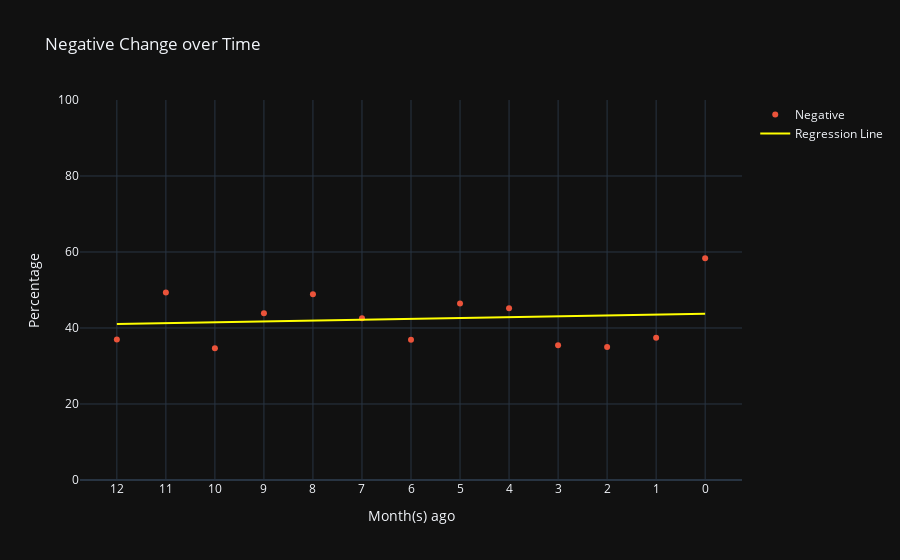

Notebook cell for this chart:
### Markdown cell above
# Subgraph

### Code cell
y_values = df_groupby_date_label['NEGATIVE']/df_groupby_date_label['TOTAL']*100

x_numeric = np.arange(len(df_groupby_date_label.index)).reshape(-1, 1)

model = LinearRegression()
model.fit(x_numeric, y_values)
line = model.predict(x_numeric)

hover_text = ['Y: {:.2f}%<br>Percent Change with previous month: {:.2f}%<br>Absolute Change with previous month: {:.2f}%'.format(y_values[i], (y_values[i]-y_values[i-1])/y_values[i-1]*100, y_values[i]-y_values[i-1]) if y_values[i]-y_values[i-1] <= 0 else 'Y: {:.2f}%<br>Percent Change with previous month: +{:.2f}%<br>Absolute Change with previous month: +{:.2f}%'.format(y_values[i], (y_values[i]-y_values[i-1])/y_values[i-1]*100, y_values[i]-y_values[i-1]) for i in range(1, len(y_values))]
hover_text.insert(0, 'Y: '+"{:.2f}".format(y_values[0])+'%<br>Percent Change with previous month: 0%<br>Absolute Change with previous month: 0%')

fig3 = go.Figure()
fig3.add_trace(go.Scatter(x=df_groupby_date_label.index,
                         y=y_values,
                         mode='markers',
                         marker=dict(color='#eb533a'),
                         name='Negative',
                         text=hover_text,
                         hovertemplate='%{text}<extra></extra>'))

fig3.add_trace(go.Scatter(x=df_groupby_date_label.index,
                         y=line,
                         mode='lines',
                         line=dict(color='yellow'),
                         name='Regression Line',
                         text=['Percentage Change over the whole period: {:.2f}%'.format(line[-1]-line[0]) if (line[-1]-line[0]) <= 0 else 'Percentage Change over the whole period: +{:.2f}%'.format(line[-1]-line[0]) for i in range(len(y_values))],
                         hovertemplate='%{text}<extra></extra>'))

fig3.update_layout(title='Negative Change over Time', xaxis_title='Month(s) ago', yaxis_title='Percentage', yaxis_range=[0,100])
fig3.show()

### Figure 1 — Plotly figure (JSON) as saved in the notebook; plotly's stock layout.template omitted (floating-point values rounded to 4 significant figures)
{"data": [{"hovertemplate": "%{text}<extra></extra>", "marker": {"color": "#eb533a"}, "mode": "markers", "name": "Negative", "text": ["Y: 36.97%<br>Percent Change with previous month: 0%<br>Absolute Change with previous month: 0%", "Y: 49.37%<br>Percent Change with previous month: +33.55%<br>Absolute Change with previous month: +12.40%", "Y: 34.69%<br>Percent Change with previous month: -29.72%<br>Absolute Change with previous month: -14.67%", "Y: 43.88%<br>Percent Change with previous month: +26.47%<br>Absolute Change with previous month: +9.18%", "Y: 48.89%<br>Percent Change with previous month: +11.42%<br>Absolute Change with previous month: +5.01%", "Y: 42.59%<br>Percent Change with previous month: -12.88%<br>Absolute Change with previous month: -6.30%", "Y: 36.89%<br>Percent Change with previous month: -13.38%<br>Absolute Change with previous month: -5.70%", "Y: 46.43%<br>Percent Change with previous month: +25.85%<br>Absolute Change with previous month: +9.54%", "Y: 45.22%<br>Percent Change with previous month: -2.61%<br>Absolute Change with previous month: -1.21%", "Y: 35.45%<br>Percent Change with previous month: -21.59%<br>Absolute Change with previous month: -9.76%", "Y: 35.00%<br>Percent Change with previous month: -1.28%<br>Absolute Change with previous month: -0.45%", "Y: 37.41%<br>Percent Change with previous month: +6.89%<br>Absolute Change with previous month: +2.41%", "Y: 58.33%<br>Percent Change with previous month: +55.93%<br>Absolute Change with previous month: +20.92%"], "x": ["12", "11", "10", "9", "8", "7", "6", "5", "4", "3", "2", "1", "0"], "y": [36.97, 49.37, 34.69, 43.88, 48.89, 42.59, 36.89, 46.43, 45.22, 35.45, 35.0, 37.41, 58.33], "type": "scatter"}, {"hovertemplate": "%{text}<extra></extra>", "line": {"color": "yellow"}, "mode": "lines", "name": "Regression Line", "text": ["Percentage Change over the whole period: +2.69%", "Percentage Change over the whole period: +2.69%", "Percentage Change over the whole period: +2.69%", "Percentage Change over the whole period: +2.69%", "Percentage Change over the whole period: +2.69%", "Percentage Change over the whole period: +2.69%", "Percentage Change over the whole period: +2.69%", "Percentage Change over the whole period: +2.69%", "Percentage Change over the whole period: +2.69%", "Percentage Change over the whole period: +2.69%", "Percentage Change over the whole period: +2.69%", "Percentage Change over the whole period: +2.69%", "Percentage Change over the whole period: +2.69%"], "x": ["12", "11", "10", "9", "8", "7", "6", "5", "4", "3", "2", "1", "0"], "y": [41.05, 41.27, 41.5, 41.72, 41.95, 42.17, 42.39, 42.62, 42.84, 43.07, 43.29, 43.52, 43.74], "type": "scatter"}], "layout": {"yaxis": {"title": {"text": "Percentage"}, "range": [0, 100]}, "title": {"text": "Negative Change over Time"}, "xaxis": {"title": {"text": "Month(s) ago"}}}}
